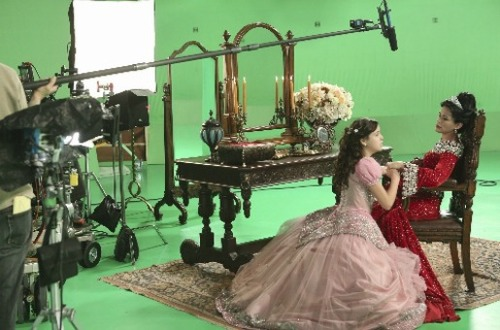
#> input picture TP1/example3.jpg, 500 x 330 px
$ python tp1.py
#> lines starting #> are read from the running program, lines starting #| are printed output that depends on the picture; after the words box and inside, x2 and y2 are one past the last pixel; in counts of white or black regions, pixels touching at a corner belong together
from __future__ import print_function

# from scipy import misc, ndimage
import scipy
import matplotlib.pyplot as plt
import numpy as np

from skimage import transform as tf
import math

import skimage
from skimage.morphology import disk
from skimage.morphology import dilation
from skimage.morphology import erosion
from skimage.morphology import diamond
from skimage.morphology import opening
from skimage.morphology import closing

# Funcao para plotar uma imagem qualquer
def show(img):
    fig, ax = plt.subplots(1, 1, figsize=(10, 10))
    ax.imshow(img, cmap=plt.cm.gray)
    ax.set_axis_off()
    plt.show()


def greenToTransparency(img_in):

    img = img_in.copy()
    have_alpha_channel = True if img.shape[-1] == 4 else False
#> have_alpha_channel = True
    hsv = skimage.color.rgb2hsv(img[:,:,:-1]) if have_alpha_channel else skimage.color.rgb2hsv(img)
#> hsv: shape (330, 500, 3) float64; mean of channels 0, 1, 2 0.242, 0.325, 0.587

    width, height = img.shape[:-1]
#> width = 330; height = 500

    for y in range(height):
        for x in range(width):
            if hsv[x][y][0] >= 0.25 and hsv[x][y][0] <= 0.5 and hsv[x][y][1] >= 0.4 and hsv[x][y][2] >= 0.3:
                img[x][y] = [0, 0, 0, 0] if have_alpha_channel else [0, 0, 0]
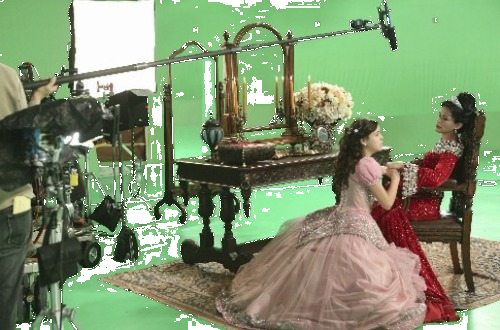
#> img: shape (330, 500, 4); mean R, G, B, A 117.3, 134.8, 100, 243.7; transparent parts drawn white

    return img

def reduce_green(img_in):
    img = img_in.copy()
    hsv = skimage.color.rgb2hsv(img[:, :, :-1])
#> hsv: shape (330, 500, 3) float64; mean of channels 0, 1, 2 0.228, 0.306, 0.558

    width, height = img.shape[:-1]
#> width = 330; height = 500

    for y in range(height):
        for x in range(width):
            r = int(img[x][y][0])
            g = int(img[x][y][1])
            b = int(img[x][y][2])
            if hsv[x][y][0] >= 0.25 and hsv[x][y][0] <= 0.5 and hsv[x][y][1] >= 0.15 and hsv[x][y][2] >= 0.15:
                if (r * b) != 0 and (g**2)/(b) >= 1.5:
                    img[x][y] = [int(r * 1.4), int(g), int(b*1.4), 255]
                else:
                    img[x][y] = [int(r * 1.2), int(g), int(b * 1.2), 255]
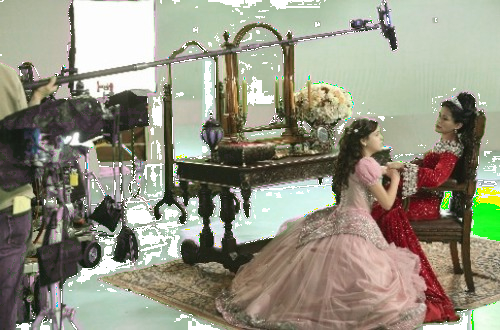
#> img: shape (330, 500, 4); mean R, G, B, A 136.5, 134.8, 117.9, 243.7; transparent parts drawn white
    return img

def convert_2_hsv(img):
    return skimage.color.rgb2hsv(img)

def open_image(name_file):
    return scipy.ndimage.imread(name_file, mode='RGBA')

def test(name_file):
    img = open_image(name_file)
    img = greenToTransparency(img)
    # show(img)
    img = reduce_green(img)
    show(img)

def main():
    test('example3.jpg')
    test('example4.jpg')
#> call 2 of open_image, with name_file = 'example4.jpg'
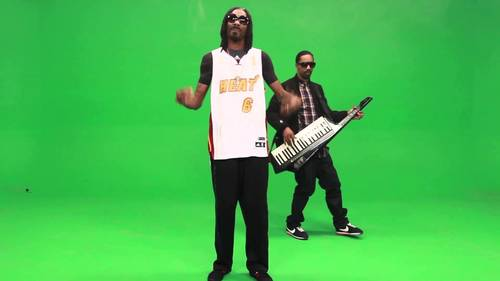
#> input picture TP1/example4.jpg, 500 x 281 px
#> in greenToTransparency (call 2), `hsv = skimage.color.rgb2hsv(img[:,:,:-1]) if have_alpha_channel else s..`: hsv: shape (281, 500, 3) float64; mean of channels 0, 1, 2 0.359, 0.634, 0.732
#> after the loop in greenToTransparency (call 2), `for y in range(height):`:
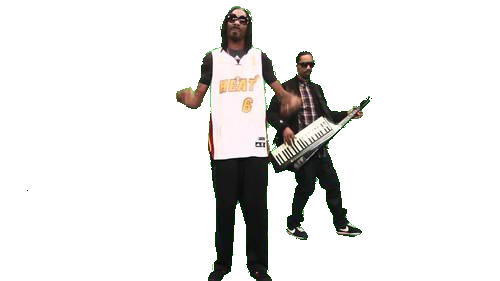
#> img: shape (281, 500, 4); mean R, G, B, A 17.1, 16.3, 15.1, 40.8; transparent parts drawn white
#> in reduce_green (call 2), `hsv = skimage.color.rgb2hsv(img[:, :, :-1])`: hsv: shape (281, 500, 3) float64; mean of channels 0, 1, 2 0.0615, 0.0429, 0.0702
#> after the loop in reduce_green (call 2), `for y in range(height):`:
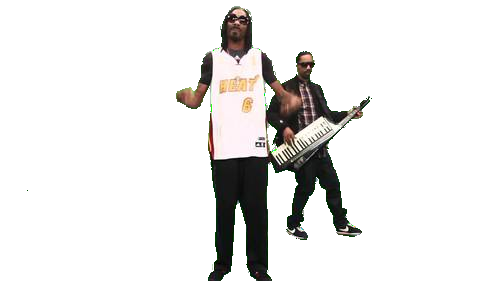
#> img: shape (281, 500, 4); 1.07% of pixels changed, all inside (x1, y1, x2, y2) = (186, 6, 370, 281); transparent parts drawn white

if __name__ == '__main__':
    main()
